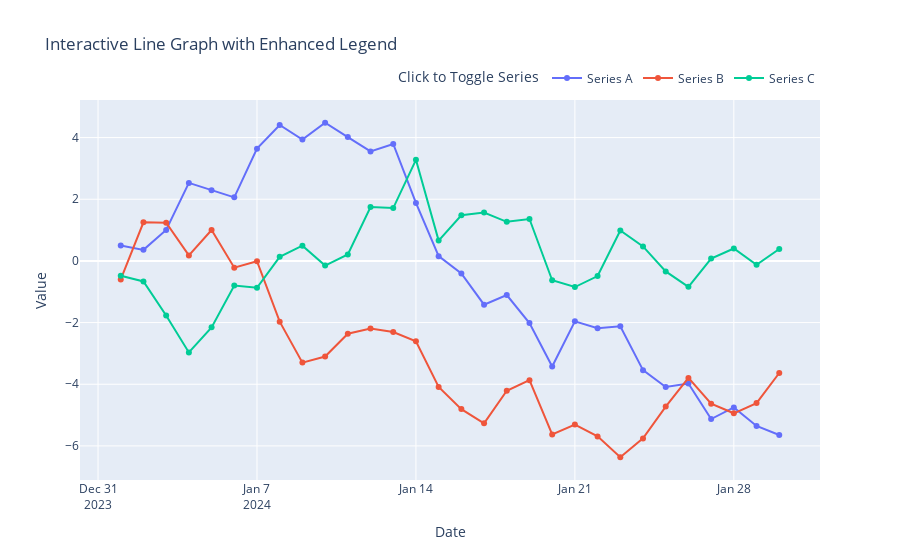

The notebook cell saved with this chart:
### Code cell
import plotly.express as px
import pandas as pd
import numpy as np

# Create sample time series data
np.random.seed(42)
dates = pd.date_range(start="2024-01-01", periods=30)
data = pd.DataFrame({
    "Date": dates,
    "Series A": np.cumsum(np.random.randn(30)),
    "Series B": np.cumsum(np.random.randn(30)),
    "Series C": np.cumsum(np.random.randn(30))
})

# Melt data for Plotly Express
df_melted = data.melt(id_vars="Date", var_name="Series", value_name="Value")

# Create interactive line chart
fig = px.line(
    df_melted,
    x="Date",
    y="Value",
    color="Series",
    title="Interactive Line Graph with Enhanced Legend"
)

# Improve legend interaction & layout
fig.update_layout(
    legend=dict(
        title="Click to Toggle Series",
        orientation="h",          # Horizontal legend
        yanchor="bottom",
        y=1.02,
        xanchor="right",
        x=1
    ),
    hovermode="x unified",        # Single hover label for all series
    legend_itemclick="toggle",    # Click legend to hide/show
    legend_itemdoubleclick="toggleothers"  # Double-click to isolate
)

# Optional: Highlight traces on hover
fig.update_traces(mode="lines+markers", hovertemplate="%{y:.2f}")

# Show the figure
fig.show()

### Figure 1 — Plotly figure (JSON) as saved in the notebook; plotly's stock layout.template omitted (floating-point values rounded to 4 significant figures)
{"data": [{"hovertemplate": "%{y:.2f}", "legendgroup": "Series A", "line": {"color": "#636efa", "dash": "solid"}, "marker": {"symbol": "circle"}, "mode": "lines+markers", "name": "Series A", "orientation": "v", "showlegend": true, "type": "scatter", "x": ["2024-01-01T00:00:00", "2024-01-02T00:00:00", "2024-01-03T00:00:00", "2024-01-04T00:00:00", "2024-01-05T00:00:00", "2024-01-06T00:00:00", "2024-01-07T00:00:00", "2024-01-08T00:00:00", "2024-01-09T00:00:00", "2024-01-10T00:00:00", "2024-01-11T00:00:00", "2024-01-12T00:00:00", "2024-01-13T00:00:00", "2024-01-14T00:00:00", "2024-01-15T00:00:00", "2024-01-16T00:00:00", "2024-01-17T00:00:00", "2024-01-18T00:00:00", "2024-01-19T00:00:00", "2024-01-20T00:00:00", "2024-01-21T00:00:00", "2024-01-22T00:00:00", "2024-01-23T00:00:00", "2024-01-24T00:00:00", "2024-01-25T00:00:00", "2024-01-26T00:00:00", "2024-01-27T00:00:00", "2024-01-28T00:00:00", "2024-01-29T00:00:00", "2024-01-30T00:00:00"], "xaxis": "x", "y": [0.4967, 0.3584, 1.006, 2.529, 2.295, 2.061, 3.64, 4.408, 3.938, 4.481, 4.017, 3.551, 3.793, 1.88, 0.1552, -0.4071, -1.42, -1.106, -2.014, -3.426, -1.96, -2.186, -2.119, -3.543, -4.088, -3.977, -5.128, -4.752, -5.353, -5.644], "yaxis": "y"}, {"hovertemplate": "%{y:.2f}", "legendgroup": "Series B", "line": {"color": "#EF553B", "dash": "solid"}, "marker": {"symbol": "circle"}, "mode": "lines+markers", "name": "Series B", "orientation": "v", "showlegend": true, "type": "scatter", "x": ["2024-01-01T00:00:00", "2024-01-02T00:00:00", "2024-01-03T00:00:00", "2024-01-04T00:00:00", "2024-01-05T00:00:00", "2024-01-06T00:00:00", "2024-01-07T00:00:00", "2024-01-08T00:00:00", "2024-01-09T00:00:00", "2024-01-10T00:00:00", "2024-01-11T00:00:00", "2024-01-12T00:00:00", "2024-01-13T00:00:00", "2024-01-14T00:00:00", "2024-01-15T00:00:00", "2024-01-16T00:00:00", "2024-01-17T00:00:00", "2024-01-18T00:00:00", "2024-01-19T00:00:00", "2024-01-20T00:00:00", "2024-01-21T00:00:00", "2024-01-22T00:00:00", "2024-01-23T00:00:00", "2024-01-24T00:00:00", "2024-01-25T00:00:00", "2024-01-26T00:00:00", "2024-01-27T00:00:00", "2024-01-28T00:00:00", "2024-01-29T00:00:00", "2024-01-30T00:00:00"], "xaxis": "x", "y": [-0.6017, 1.251, 1.237, 0.1794, 1.002, -0.2189, -0.01007, -1.97, -3.298, -3.101, -2.363, -2.191, -2.307, -2.608, -4.087, -4.806, -5.267, -4.21, -3.866, -5.629, -5.305, -5.69, -6.367, -5.756, -4.725, -3.793, -4.632, -4.942, -4.61, -3.635], "yaxis": "y"}, {"hovertemplate": "%{y:.2f}", "legendgroup": "Series C", "line": {"color": "#00cc96", "dash": "solid"}, "marker": {"symbol": "circle"}, "mode": "lines+markers", "name": "Series C", "orientation": "v", "showlegend": true, "type": "scatter", "x": ["2024-01-01T00:00:00", "2024-01-02T00:00:00", "2024-01-03T00:00:00", "2024-01-04T00:00:00", "2024-01-05T00:00:00", "2024-01-06T00:00:00", "2024-01-07T00:00:00", "2024-01-08T00:00:00", "2024-01-09T00:00:00", "2024-01-10T00:00:00", "2024-01-11T00:00:00", "2024-01-12T00:00:00", "2024-01-13T00:00:00", "2024-01-14T00:00:00", "2024-01-15T00:00:00", "2024-01-16T00:00:00", "2024-01-17T00:00:00", "2024-01-18T00:00:00", "2024-01-19T00:00:00", "2024-01-20T00:00:00", "2024-01-21T00:00:00", "2024-01-22T00:00:00", "2024-01-23T00:00:00", "2024-01-24T00:00:00", "2024-01-25T00:00:00", "2024-01-26T00:00:00", "2024-01-27T00:00:00", "2024-01-28T00:00:00", "2024-01-29T00:00:00", "2024-01-30T00:00:00"], "xaxis": "x", "y": [-0.4792, -0.6648, -1.771, -2.967, -2.155, -0.7986, -0.8706, 0.1329, 0.4945, -0.1506, 0.2108, 1.749, 1.713, 3.278, 0.6579, 1.48, 1.567, 1.268, 1.36, -0.6279, -0.8476, -0.4905, 0.9874, 0.4691, -0.3394, -0.8411, 0.07428, 0.403, -0.1267, 0.3865], "yaxis": "y"}], "layout": {"hovermode": "x unified", "legend": {"itemclick": "toggle", "itemdoubleclick": "toggleothers", "orientation": "h", "title": {"text": "Click to Toggle Series"}, "tracegroupgap": 0, "x": 1, "xanchor": "right", "y": 1.02, "yanchor": "bottom"}, "title": {"text": "Interactive Line Graph with Enhanced Legend"}, "xaxis": {"anchor": "y", "domain": [0, 1], "title": {"text": "Date"}}, "yaxis": {"anchor": "x", "domain": [0, 1], "title": {"text": "Value"}}}}
